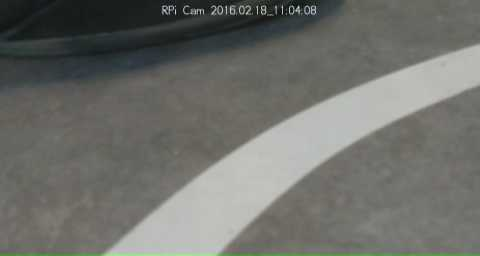
#> input picture Semester2/Python/cam2.jpg, 480 x 256 px, found by its file name
$ python loopTest2.py   (Python 2 division)   (older library calls are emulated)
#> lines starting #> are read from the running program, lines starting #| are printed output that depends on the picture; after the words box and inside, x2 and y2 are one past the last pixel; in counts of white or black regions, pixels touching at a corner belong together
### Python/Lijn zoek algorithme/FollowLine5.py
import cv2
import numpy as np
from PIL import Image
import matplotlib.pyplot as plt
import scipy
from scipy import interpolate
#from scipy.interpolate import splder
from scipy.optimize import fsolve
import random
import time
print scipy.__version__

# [5 lines left out: function createSequence, not called in this run]

def addFotos():
    fotoList = []
    fotoList.append('cam2')
    for i in xrange(0,10):
        fotoList.append('picture_'+str(i))
    for i in xrange(0,9):
        fotoList.append('picture_A'+str(i))
    fotoList.remove('picture_8')
    fotoList.remove('picture_A8')
    fotoList.remove('picture_A7')
    fotoList.remove('picture_4')

    return fotoList

def toGrayScale(image):
    gray_image_array = image.convert('L')
    gray_image = np.asarray(gray_image_array).copy()
    return [gray_image, gray_image_array]

# [17 lines left out: functions plot, plot2, plot3, not called in this run]

# calculate the lighting in an image based on gray values an order these
def calculateLighting(gray_image, width, heigth, interval, showLightingPlot):
    pixel_list = []
    for y in xrange(0, heigth/interval):
        for x in xrange(0,width/interval):
            location = (interval*x,interval*y)
            pixel_list.append(gray_image.getpixel(location))
    pixel_list = np.sort(pixel_list)

    if (showLightingPlot == 1):
        plot(pixel_list, 'sorted grayscale')
    return pixel_list

# calculates a tipping value of a gray image array. The consistency of the shape of
# the (ordened) curve of lighting throughout the image is used.
def calculateTippingValue(gray_image, width, heigth, interval, interval2, showLightingPlot):
    pixel_list = calculateLighting(gray_image, width, heigth, interval, showLightingPlot)
    searchedPixels = pixel_list[len(pixel_list)/2:]
    diff = []
    for i in xrange(0, (len(searchedPixels) - 1)/interval2):
        diff.append(searchedPixels[i*interval2] - searchedPixels[(i-1)*interval2])
    maximum = max(diff)
    maxindex = -1
    for i in xrange(1, len(diff)):
        if diff[i] == maximum:
            maxindex = i*interval2
    tippingValue = searchedPixels[maxindex]
    showSearchPixelsLightingPlot = 0
    showDiffLightingPlot = 0
    if (showSearchPixelsLightingPlot == 1):
        plot(searchedPixels, 'searched values')
    if (showDiffLightingPlot == 1):
        plot(diff, 'diff values')
    return tippingValue

# converts array to absolute black and white based on previously mentioned tipping value
def toBlackAndWhite(gray_image, tippingValue, showBlackAndWhite):
    gray_image[gray_image < tippingValue] = 0
    gray_image[gray_image >= tippingValue] = 255
    if showBlackAndWhite == 1:
        blackAndWhite = Image.fromarray(gray_image)
        blackAndWhite.show()
    return gray_image


# [42 lines left out: functions thinGroups, groupPixels2, not called in this run]

def groupPixels3(transformed_edges, large_distance):
    x_array = transformed_edges[0]
    y_array = transformed_edges[1]


# [21 lines left out: function orderGroups, not called in this run]


def f(x):
    return x*0.020

# [30 lines left out: function addBuddies, not called in this run]


# returns something with unit in cm
def XToBirdsEye(x, x_start, x_middle, heigth_camera, heigth):
    x = heigth - x
    a = np.sqrt(1+(heigth_camera**2)/(x_middle**2))
    b = (2*x/heigth*(x_middle - x_start))/((a**2)*(x_middle**2))
    result = (-1)*(heigth_camera**2*b+x_start)/(x_middle*b-1)
    return result

# returns something with unit in pixels.  Inverse of XToBirdsEye.
# [5 lines left out: function XToAngle, not called in this run]

# returns something with unit in cm
def YToBirdsEye(x, y, x_horizon, base_width, width, heigth):
    return (-1)*(( heigth - x_horizon )/( x - x_horizon ))*( (base_width) / (width) )*( (y) - width / 2.0 )

# returns something with unit in pixels. Inverse of YToBirdsEye.
def YToAngle(x_cm, y_cm, x_start, x_middle, heigth_camera, x_horizon, width, heigth):
    x = XToAngle(x_cm, x_start, x_middle, heigth_camera, x_horizon)
    return (-1)*y_cm/((( x - x_horizon )/( heigth - x_horizon ))*( (base_width) / (width) )) + width / 2.0


# transforms a list of pixels into a list of birds eye viewed distances
# [129 lines left out: functions toBirdsEye, toAngle, toAngleOnePixel, linkGroups2, getCorrectParallelGroup, choosePath, not called in this run]

def calculateCurvature(x, y, dx, dy, ddx, ddy):
    return (dx*ddy - ddx*dy)/((dx**2+dy**2)**(3/2))

# [23 lines left out: function calculateSpeeds, not called in this run]


### Python/Lijn zoek algorithme/loopTest2.py
import cv2
import numpy as np
from PIL import Image
import matplotlib.pyplot as plt
from scipy import interpolate
import time
import FollowLine5 as fl


showLightingPlot = 0
showBlackAndWhite = 0
showPlot = 1
showGroups = 0
showBirdsEye = 0
showSpline = 1
showScDer = 0
showTimes = 1
cutPicture = 1

# add fotolins
fotoList = fl.addFotos()

# PARAMETERS

# Lighting parameters
interval = 8
interval2 = 2

# Canny parameters
threshold2 = 100
threshold1 = 50

# Grouping parameters
maxRange = 0.2
large_distance = 1.0

# Transformations
x_start = 5.5         # [cm]
x_middle = 12.4       # [cm]
x_horizon = -5        # [pixels]
heigth_camera = 4.4   # [cm]
base_width = 6.2      # [cm]
#line_width = 1.9      # [cm]
line_width = 2.3/2.0

heigth = 480
if cutPicture == 1:
    cut_x = heigth*0.01
    x_middle_new_px = (heigth - cut_x)/2 + cut_x
    x_middle = fl.XToBirdsEye(float(x_middle_new_px),
                                  x_start, x_middle, heigth_camera, heigth)
    x_horizon = x_horizon - cut_x

# Linking parameter
spline_flatness = 0.5


total_time = 0
for foto in fotoList:

#__________________________________________________START_____________________________________________

    print " "
    print str(foto) + ':   '
    start = time.time()

    color_image = Image.open(foto+'.jpg')
#> color_image is the input picture: PIL image 480x256 RGB; mean R, G, B 110.3, 111.6, 106.9
    (width, heigth) = color_image.size
#> width = 480; heigth = 256
    print width
#| 480
    print heigth
#| 256
# convert to grayscale
    gray_values = fl.toGrayScale(color_image)
#> gray_values = 2 items
    gray = gray_values[0]
    gray_image = gray_values[1]
    toGray = time.time()

# calculate tippingValue
    tippingValue = fl.calculateTippingValue(gray_image, width, heigth,
                                            interval, interval2, showLightingPlot)
#> after the loop in calculateLighting, `for y in xrange(0, heigth/interval):`: pixel_list = 1920 values, max 195 at index 1416, min 10 at index 21, mean 109.2
#> in calculateLighting, `pixel_list = np.sort(pixel_list)`: pixel_list = 1920 values from 10 to 195
#> in calculateTippingValue, `searchedPixels = pixel_list[len(pixel_list)/2:]`: searchedPixels = 960 values from 106 to 195
#> after the loop in calculateTippingValue, `for i in xrange(0, (len(searchedPixels) - 1)/interval2):`: diff = 479 values, max 10 at index 313, min -89 at index 0, mean -0.00209
#> in calculateTippingValue, `maximum = max(diff)`: maximum = 10
#> the loop in calculateTippingValue, `for i in xrange(1, len(diff)):` made 478 passes
#> maxindex on pass 313: 626
#> in calculateTippingValue, `tippingValue = searchedPixels[maxindex]`: tippingValue = 141
#> tippingValue = 141

# convert to absolute black and white
    bw = fl.toBlackAndWhite(gray, tippingValue, showBlackAndWhite)
#> in toBlackAndWhite, `gray_image[gray_image < tippingValue] = 0`:
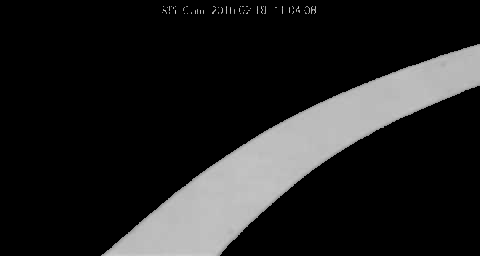
#> gray_image: shape (256, 480); min 0, max 229, mean 33.2
#> in toBlackAndWhite, `gray_image[gray_image >= tippingValue] = 255`:
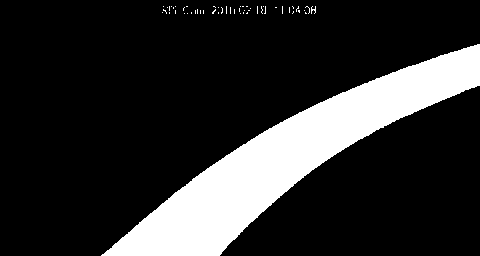
#> gray_image: shape (256, 480); 17.9% white; 53 white regions (51 under 20 px), largest, box (x1, y1, x2, y2) and area: (101, 44, 480, 256) 21741, (311, 6, 316, 14) 21
    toBlackAndWhite = time.time()

# cut top part of picture
    if cutPicture ==1:
#> (the run stopped early here; a loop or call above may not have finished)
